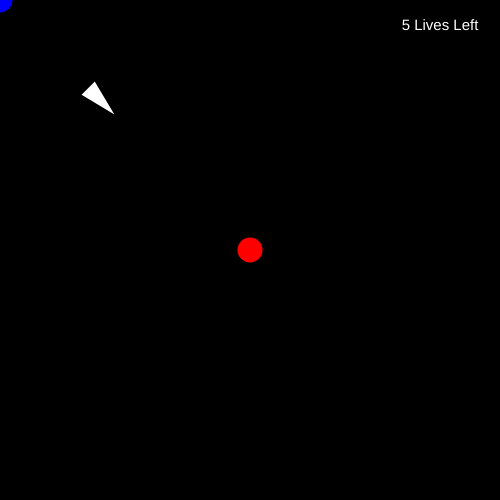
Frame 1 (no input)
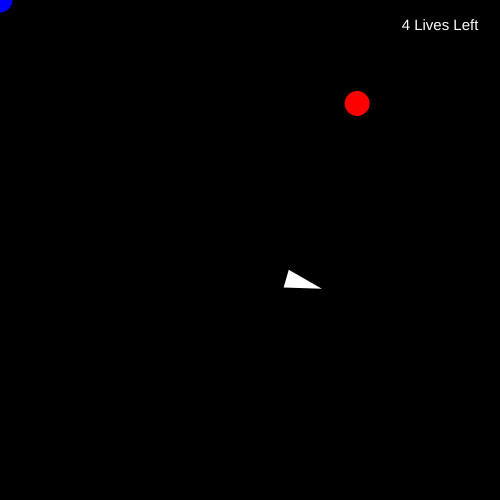
Frame 60 (no input)
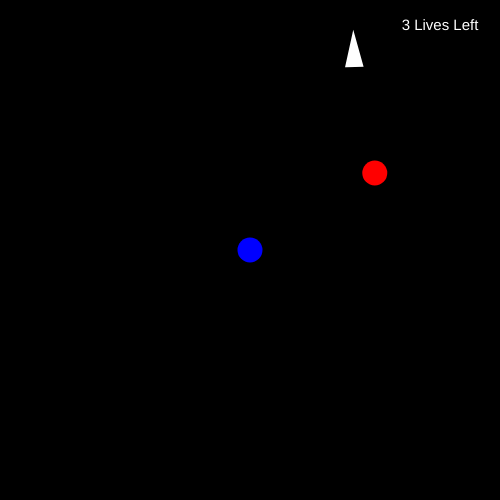
Frame 120 (the mouse pressed at the canvas centre since frame 60)

The p5.js sketch that drew these frames (run headless with seeded random() and noise() and a simulated clock; from frame 60 on, the mouse is pressed at the canvas centre):

// p5.js sketch
// ── sketch.js
let vehicle;
let target
let protector;
var posx;
var posy;
let counter = 5;
let timer;
let timeCounter = 0;
let interval;

function setup() {
  createCanvas(500, 500);
  timer = createP('timer');

  vehicle = new Vehicle(100, 100);
  posx = width / 2;
  posy = height / 2;
}

function draw() {
  background(0);
  noStroke();

  textAlign(CENTER);
  textSize(15);
  fill(255);
  text(counter + " Lives Left", width - 60, 30);

  fill("red");
  target = createVector(posx, posy);
  circle(posx, posy, 25);

  fill("blue");
  protector = createVector(mouseX, mouseY);
  circle(protector.x, protector.y, 25);

  if (counter > 0) {
    startTimer();
    if (dist(target.x, target.y, vehicle.pos.x, vehicle.pos.y) < 10) {
      posx = random(width);
      posy = random(height);
      counter--;
    } else if (dist(protector.x, protector.y, target.x, target.y) < 50) {
      posx = random(width);
      posy = random(height);
    }

    vehicle.seek(target);
    vehicle.edges();
    vehicle.update();
    vehicle.show();
  }

  if (counter == 0) {
    stopTimer();
    push();
    noStroke();
    fill("yellow");
    textSize(45);
    textStyle(BOLD);
    text("Game Over!", width / 2, height / 2 - 30);
    rectMode(CENTER);
    rect(width / 2, height / 2 + 80, 100, 45);

    textSize(20);
    text("Total time played: " + timeCounter + " sec", width / 2, height / 2 + 20);

    fill("red");
    textSize(20);
    text("Restart", width / 2, height / 2 + 85);
    pop();
  }
}

function mousePressed() {
  if (counter == 0) {
    counter = 5;
    timeCounter = 0;
  }
}

function startTimer() {
  if (!interval) {
    interval = setInterval(timeIt, 1000);
  }
}

function stopTimer() {
  clearInterval(interval);
  interval = false;
}

function timeIt() {
  timer.html(timeCounter);
  timeCounter++;
}

// ── style.css
html, body {
  margin: 0;
  padding: 0;
}
canvas {
  display: block;
}

p {
  display: none;
}

// ── vehicle.js
class Vehicle {
  constructor(x, y) {
    this.pos = createVector(x, y);
    this.vel = createVector(0, 0);
    this.acc = createVector(0, 0);
    this.maxSpeed = 6;
    this.maxForce = 0.25;
    this.r = 16;
  }

  seek(target) {
    let force = p5.Vector.sub(target, this.pos);
    force.setMag(this.maxSpeed);
    force.sub(this.vel);
    force.limit(this.maxForce);
    this.applyForce(force);
  }

  applyForce(force) {
    this.acc.add(force);
  }

  update() {
    this.vel.add(this.acc);
    this.vel.limit(this.maxSpeed);
    this.pos.add(this.vel);
    this.acc.set(0, 0);
  }

  show() {
    stroke(255);
    strokeWeight(2);
    fill(255);
    push();
    translate(this.pos.x, this.pos.y);
    rotate(this.vel.heading());
    triangle(-this.r, -this.r / 2, -this.r, this.r / 2, this.r, 0);
    pop();
  }

  edges() {
    if (this.pos.x > width + this.r) {
      this.pos.x = -this.r;
    } else if (this.pos.x < -this.r) {
      this.pos.x = width + this.r;
    }
    if (this.pos.y > height + this.r) {
      this.pos.y = -this.r;
    } else if (this.pos.y < -this.r) {
      this.pos.y = height + this.r;
    }
  }

}
